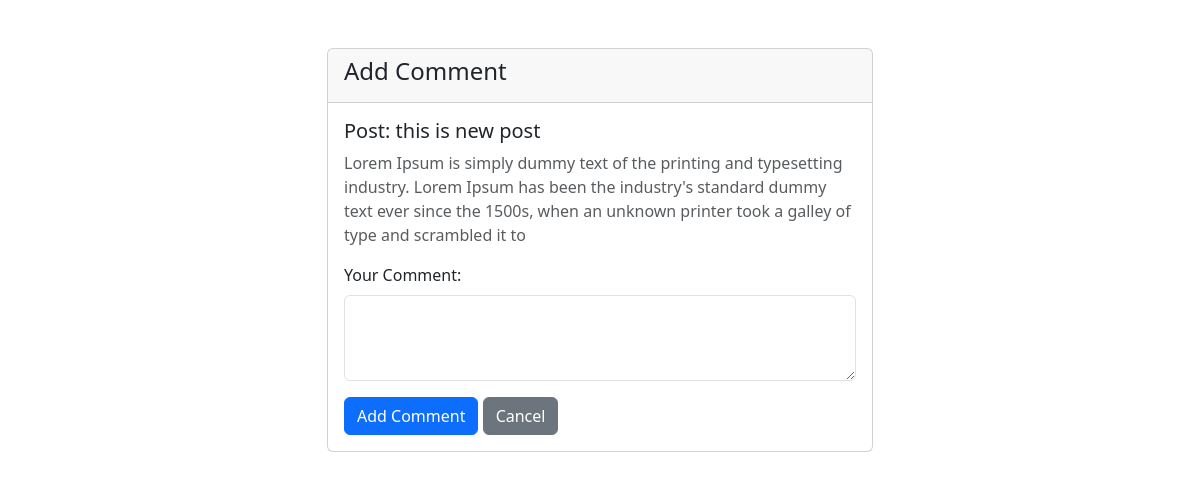
Screenshot of /comment/4/ (signed in) with the database file from the repository.
### core/models.py (models this page shows)
class Post(models.Model):
    user = models.ForeignKey(User, on_delete=models.CASCADE)
    title = models.CharField(max_length=200)
    content = models.TextField()
    created_at = models.DateTimeField(auto_now_add=True)

### core/views.py (the view)
# urls.py: path('comment/<int:post_id>/', views.comment_post, name='comment_post'),
@login_required
def comment_post(request, post_id):
    post = get_object_or_404(Post, id=post_id)
    if request.method == 'POST':
        content = request.POST.get('comment_content')
        if content:
            Comment.objects.create(user=request.user, post=post, content=content)
        return redirect('home')
    return render(request, 'comment_post.html', {'post': post})

### core/templates/comment_post.html (shortened to what this page needs)
<!DOCTYPE html>
<html lang="en">
<head>
    <link href="https://cdn.jsdelivr.net/npm/bootstrap@5.3.0/dist/css/bootstrap.min.css" rel="stylesheet">
</head>
<body>
    <div class="container mt-5">
        <div class="row justify-content-center">
            <div class="col-md-6">
                <div class="card">
                    <div class="card-header">
                        <h4>Add Comment</h4>
                    </div>
                    <div class="card-body">
                        <h5>Post: {{ post.title }}</h5>
                        <p class="text-muted">{{ post.content }}</p>
                        <form method="POST">
                            <div class="mb-3">
                                <label for="comment_content" class="form-label">Your Comment:</label>
                                <textarea name="comment_content" class="form-control" rows="3" required></textarea>
                            </div>
                            <button type="submit" class="btn btn-primary">Add Comment</button>
                            <a href="{% url 'home' %}" class="btn btn-secondary">Cancel</a>
                        </form>
                    </div>
                </div>
            </div>
        </div>
    </div>
</body>
</html>

### rows the page displays
Post: title "this is new post", content "Lorem Ipsum is simply dummy text of the printing and typesetting industry. Lorem Ipsum has been the industry's standard dummy text ever since the 1500s, when an unknown printer took a galley of type and scrambled it to"
